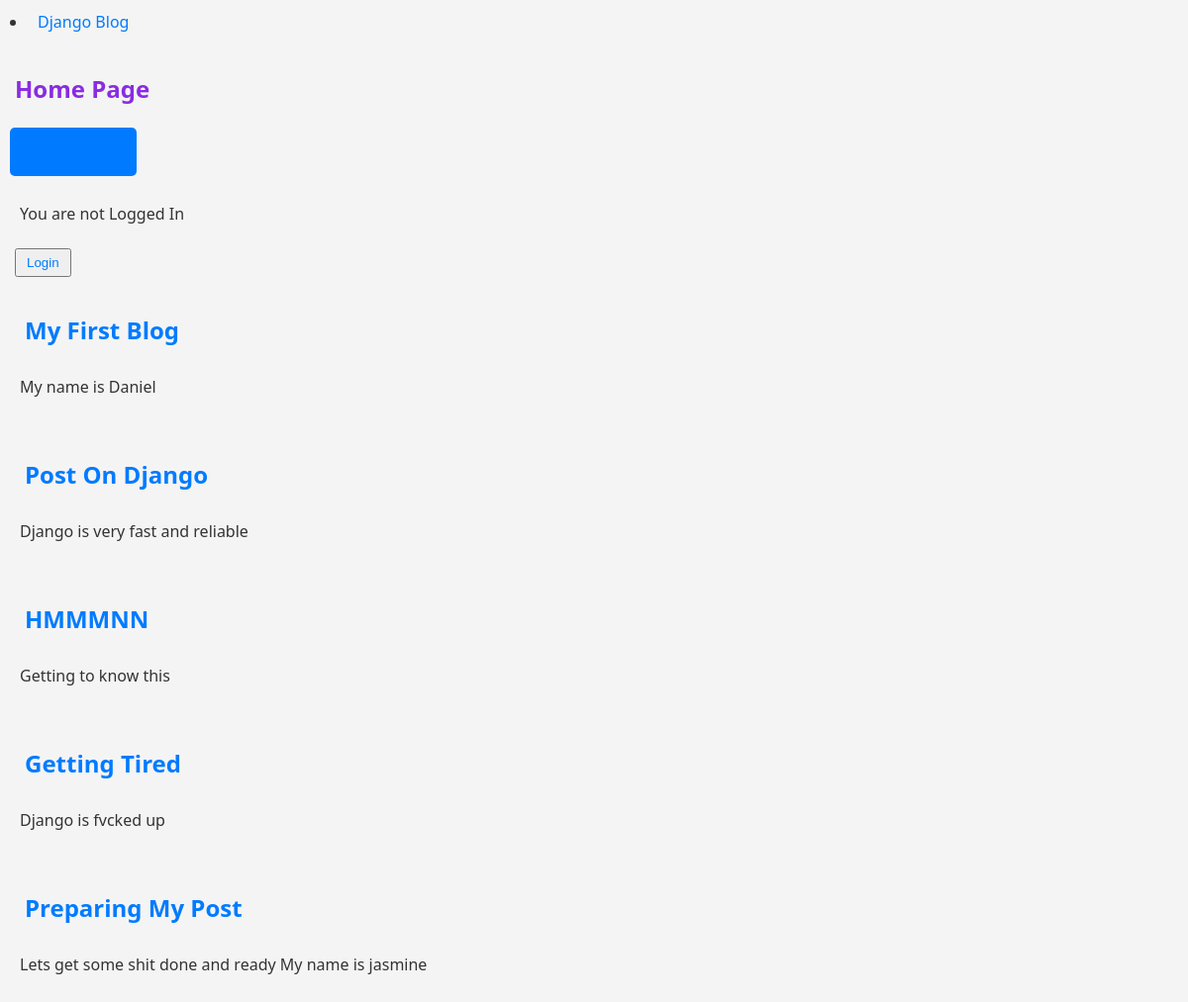
The page / on the database its author committed.
### blog/models.py (models this page shows, shortened)
class Post(models.Model):
    title = models.CharField(max_length=200)
    author = models.ForeignKey(
        'auth.user',
        on_delete=models.CASCADE
        )
    body = models.TextField()

### blog/views.py (the view)
# urls.py: path('', BlogListView.as_view(), name='home'),
class BlogListView(ListView):
    model = Post
    template_name = 'home.html'

### templates/home.html (shortened to what this page needs)
<!DOCTYPE html>
<html>
<head>
</head>
<body>
{% extends 'base.html' %}
{% block content %}
<h2> Home Page </h2>
<div class="new-post-btn">
    <a href="{% url 'new_post' %}"> Add Post </a>
</div>
<div>
    {% if user.is_authenticated %}
    <p> Hi {{ user.username }} </p>
     <form action="{% url 'logout' %}" method="post">
        {% csrf_token %}
        <button type="submit">Logout</button>
     </form>
    {% else %}
    <p> You are not Logged In </p>
    <button><a href="{% url 'login' %}">
        Login
    </a></button>
    {% endif %}
</div>
{% for post in object_list %}
<div class="post-entry">
    <h2><a href="{% url 'post_detail' post.pk %}">{{post.title }}</a></h2>
    <p> {{ post.body }}</p>
</div>
{% endfor %}
{% endblock content %}

### templates/base.html (shortened to what this page needs)
<!DOCTYPE html>
{% load static %}
<html>
<head>
    <link rel='stylesheet' type='text/css' media='screen' href="{% static 'index.css' %}">
</head>
<body>
    <li>
        <a href="{% url 'home' %}">
            Django Blog </a>
    </li>
    <div>
    {% block content %}
    {% endblock content %}
    </div>
</body>
</html>

### static/index.css (style rules this page uses)
h2 { color: blueviolet; }
* { box-sizing: border-box; padding: 5px; }
body { font-family: 'Segoe UI', Tahoma, Geneva, Verdana, sans-serif; color: #333; background-color: #f4f4f4; line-height: 1.6; margin: 0; padding: 0; overflow-x: hidden; }
.new-post-btn { display: inline-block; padding: 12px 24px; font-size: 16px; font-weight: bold; color: #fff; background-color: #007bff; border: none; border-radius: 5px; text-align: center; cursor: pointer; transition: background-color 0.3s ease, transform 0.2s ease; text-decoration: none; }
a { color: #007bff; text-decoration: none; }
h1, h2, h3 { margin-bottom: 15px; font-weight: 600; }

### rows shown on the page
Post: title "My First Blog", body "My name is Daniel"
Post: title "Post On Django", body "Django is very fast and reliable"
Post: title "HMMMNN", body "Getting to know this"
Post: title "Getting Tired", body "Django is fvcked up"
Post: title "Preparing My Post", body "Lets get some shit done and ready My name is jasmine"
